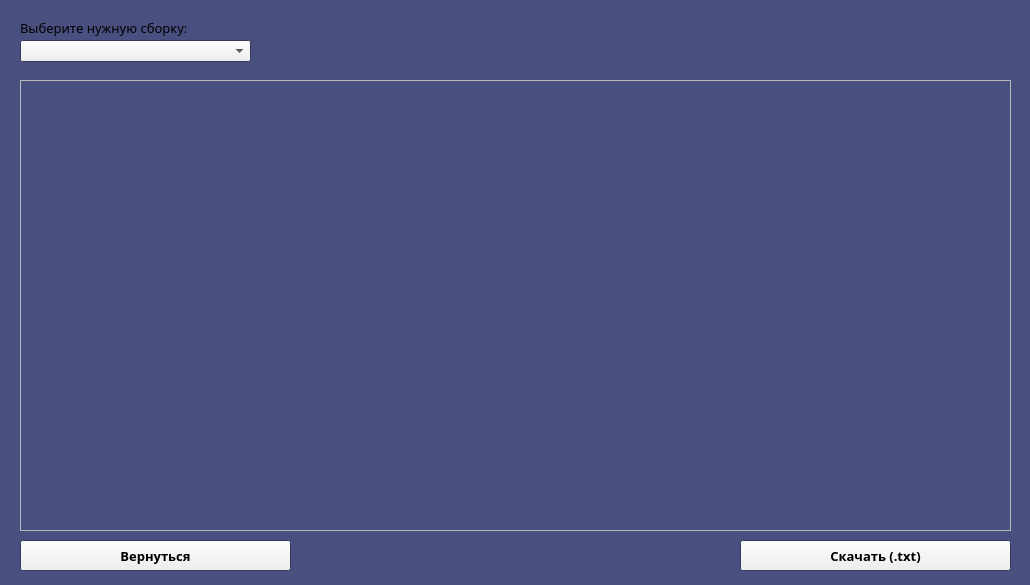
<?xml version="1.0" encoding="UTF-8"?>
<ui version="4.0">
 <class>Form</class>
 <widget class="QWidget" name="Form">
  <property name="geometry">
   <rect>
    <x>0</x>
    <y>0</y>
    <width>1030</width>
    <height>585</height>
   </rect>
  </property>
  <property name="palette">
   <palette>
    <active>
     <colorrole role="Base">
      <brush brushstyle="SolidPattern">
       <color alpha="255">
        <red>255</red>
        <green>255</green>
        <blue>255</blue>
       </color>
      </brush>
     </colorrole>
     <colorrole role="Window">
      <brush brushstyle="SolidPattern">
       <color alpha="255">
        <red>73</red>
        <green>80</green>
        <blue>127</blue>
       </color>
      </brush>
     </colorrole>
    </active>
    <inactive>
     <colorrole role="Base">
      <brush brushstyle="SolidPattern">
       <color alpha="255">
        <red>255</red>
        <green>255</green>
        <blue>255</blue>
       </color>
      </brush>
     </colorrole>
     <colorrole role="Window">
      <brush brushstyle="SolidPattern">
       <color alpha="255">
        <red>73</red>
        <green>80</green>
        <blue>127</blue>
       </color>
      </brush>
     </colorrole>
    </inactive>
    <disabled>
     <colorrole role="Base">
      <brush brushstyle="SolidPattern">
       <color alpha="255">
        <red>73</red>
        <green>80</green>
        <blue>127</blue>
       </color>
      </brush>
     </colorrole>
     <colorrole role="Window">
      <brush brushstyle="SolidPattern">
       <color alpha="255">
        <red>73</red>
        <green>80</green>
        <blue>127</blue>
       </color>
      </brush>
     </colorrole>
    </disabled>
   </palette>
  </property>
  <property name="windowTitle">
   <string>Выбрать сборку</string>
  </property>
  <widget class="QComboBox" name="chooseBuild">
   <property name="geometry">
    <rect>
     <x>20</x>
     <y>40</y>
     <width>231</width>
     <height>22</height>
    </rect>
   </property>
   <property name="styleSheet">
    <string notr="true">font-color: black</string>
   </property>
  </widget>
  <widget class="QLabel" name="label">
   <property name="geometry">
    <rect>
     <x>20</x>
     <y>20</y>
     <width>191</width>
     <height>16</height>
    </rect>
   </property>
   <property name="font">
    <font>
     <family>Montserrat Medium</family>
     <pointsize>10</pointsize>
    </font>
   </property>
   <property name="styleSheet">
    <string notr="true">font-color: white;</string>
   </property>
   <property name="text">
    <string>Выберите нужную сборку:</string>
   </property>
  </widget>
  <widget class="QFrame" name="buildDisplay">
   <property name="geometry">
    <rect>
     <x>20</x>
     <y>80</y>
     <width>991</width>
     <height>451</height>
    </rect>
   </property>
   <property name="font">
    <font>
     <family>Courier</family>
    </font>
   </property>
   <property name="styleSheet">
    <string notr="true">background: none</string>
   </property>
   <property name="frameShape">
    <enum>QFrame::StyledPanel</enum>
   </property>
   <property name="frameShadow">
    <enum>QFrame::Raised</enum>
   </property>
  </widget>
  <widget class="QPushButton" name="downloadButton">
   <property name="geometry">
    <rect>
     <x>740</x>
     <y>540</y>
     <width>271</width>
     <height>31</height>
    </rect>
   </property>
   <property name="font">
    <font>
     <family>Montserrat SemiBold</family>
     <pointsize>10</pointsize>
     <weight>75</weight>
     <bold>true</bold>
    </font>
   </property>
   <property name="text">
    <string>Скачать (.txt)</string>
   </property>
  </widget>
  <widget class="QPushButton" name="backButton">
   <property name="geometry">
    <rect>
     <x>20</x>
     <y>540</y>
     <width>271</width>
     <height>31</height>
    </rect>
   </property>
   <property name="font">
    <font>
     <family>Montserrat SemiBold</family>
     <pointsize>10</pointsize>
     <weight>75</weight>
     <bold>true</bold>
    </font>
   </property>
   <property name="text">
    <string>Вернуться</string>
   </property>
  </widget>
 </widget>
 <resources/>
 <connections/>
</ui>
